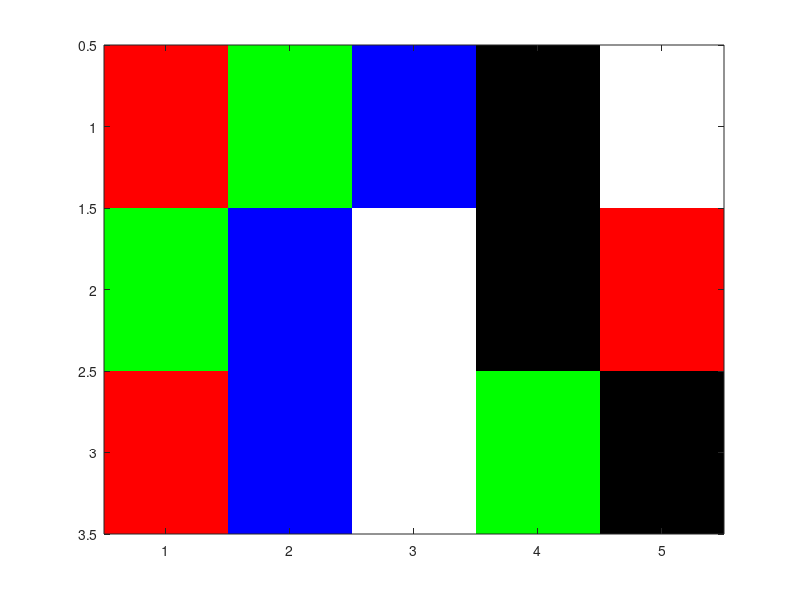

Reproduce this figure in MATLAB.
myColorMap = [1 0 0; 0 1 0; 0 0 1; 0 0 0; 1 1 1];
in = [1 2 3 4 5; 2 3 5 4 1; 1 3 5 2 4];
image(in);
colormap(myColorMap);
